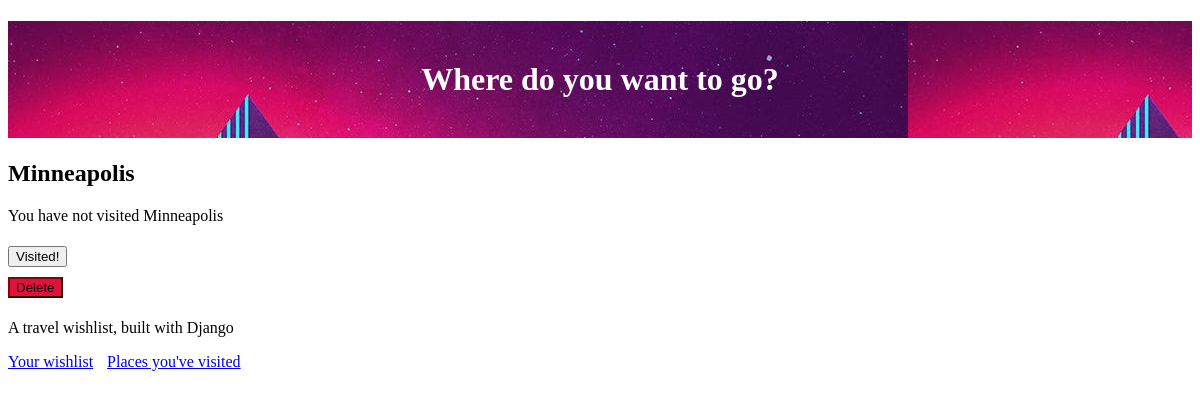
Before: /place/19 (signed in) with the older database file.
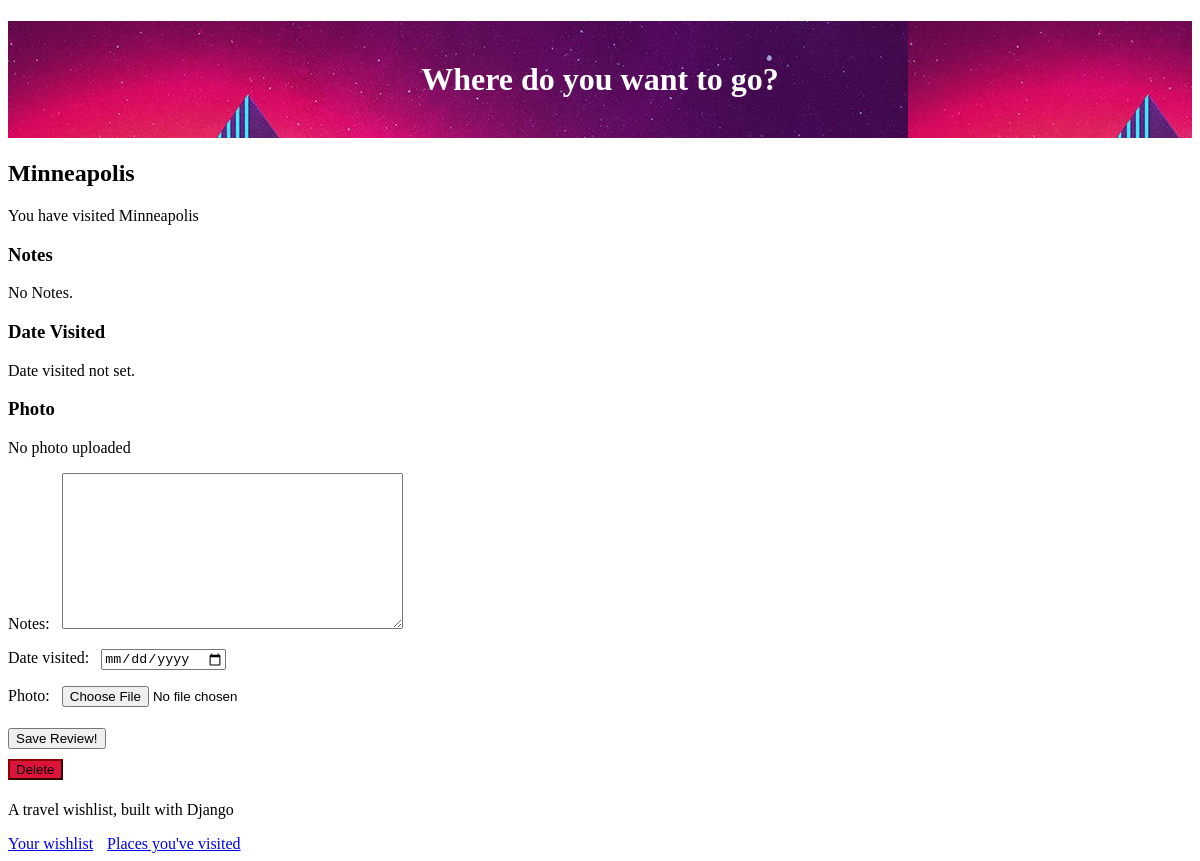
After: the same page with the newer database file.
### travel_wishlist/models.py (models this page shows, shortened)
class Place(models.Model):
    user = models.ForeignKey('auth.User', null=False, on_delete=models.CASCADE)
    name = models.CharField(max_length=200)
    visited = models.BooleanField(default=False)
    notes = models.TextField(blank=True, null=True)
    date_visited = models.DateField(blank=True, null=True)
    photo = models.ImageField(upload_to='user_images/', blank=True, null=True)

### travel_wishlist/views.py (the view)
# urls.py: path('place/<int:place_pk>', views.place_details, name='place_details'),
@login_required
def place_details(request, place_pk):
    place = get_object_or_404(Place, pk=place_pk)
    if place.user != request.user:
        return HttpResponseForbidden
    if request.method == 'POST':
        form = TripReviewForm(request.POST, request.FILES, instance=place)
        if form.is_valid():
            form.save()
            messages.info(request, 'Trip information updated.')
        else:
            messages.error(request, form.errors) # Temporary, refine later
        return redirect('place_details', place_pk=place_pk)
    else:
        if place.visited:
            review_form = TripReviewForm(instance=place)
            return render(request, 'travel_wishlist/place_details.html', {'place': place, 'review_form': review_form })
        else:
            return render(request, 'travel_wishlist/place_details.html', {'place':place})

### travel_wishlist/forms.py
class TripReviewForm(forms.ModelForm):
    class Meta:
        model = Place
        fields = ('notes', 'date_visited', 'photo')
        widgets = {
            'date_visited': DateInput()
        }

### travel_wishlist/templates/travel_wishlist/place_details.html (shortened to what this page needs)
{% extends 'travel_wishlist/base.html' %}
{% load static %}
{% block content %}
<h2>{{ place.name }}</h2>
{% if place.visited %}
    <p> You have visited {{ place.name }}</p>
    <h3>Notes</h3>
    <p>{{ place.notes|default:"No Notes." }}</p>
    <h3>Date Visited</h3>
    <p>{{ place.date_visited|default:"Date visited not set." }}</p>
    <h3>Photo</h3>
    {% if place.photo %}
        <img src='{{ place.photo.url }}'>
    {% else %}
        <p>No photo uploaded</p>
    {% endif %}
    <form action="{% url 'place_details' place.pk %}" method="POST" enctype="multipart/form-data">
        {{ review_form.as_p }}
        <button type="submit">Save Review!</button>
    </form>
{% else %}
    <p> You have not visited {{ place.name }}</p>
    <form action="{% url 'place_was_visited' place.pk %}" method="POST">
        <button type="submit" class="visited">Visited!</button>
    </form>
{% endif %}
<form action="{% url 'delete_place' place.pk %}" method="POST">
    <button type="submit" class="delete">Delete</button>
</form>
{% endblock %}

Changed rows visible on the page:
changed Place "Minneapolis": visited False → True (drawn); notes (not shown) → "No Notes."; date_visited (not shown) → "Date visited not set."
Other visible differences:
text no longer shown: "You have not visited Visited!"
text now shown: "You have visited Notes Date Visited Photo No photo uploaded Notes: Date visited: Photo: Save Review!"
